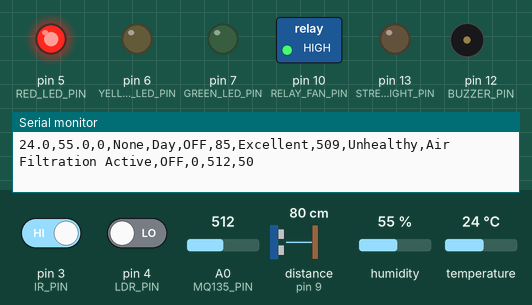
Simulated run of this sketch. Board: Arduino Uno, built with avr-gcc and run on an emulated ATmega328P. Parts: switched loads named in the sketch (green lamp = pin HIGH), output pins drawn as LEDs (lit = HIGH), buzzer (waves = sounding, pin HIGH), the last lines printed to the serial monitor. Wiring (inferred from the names in the program): ultrasonic range finder: trigger pin 8; echo pin 9. Inputs (shaded band) come from the test bench; at power-on: distance to the obstacle (sensor on pin 9) 80 cm, pin 4 (LDR_PIN) LOW, A0 (MQ135_PIN) = 512, humidity 55 %, pin 3 (IR_PIN) HIGH, temperature 24 °C. The echo pulse lasts 58.3 µs per cm; pins used as bus, display or sensor lines are not drawn.

Above: at 2.8 s.
2.9 s: distance to the obstacle (sensor on pin 9) set to 4 cm
At 3.8 s:
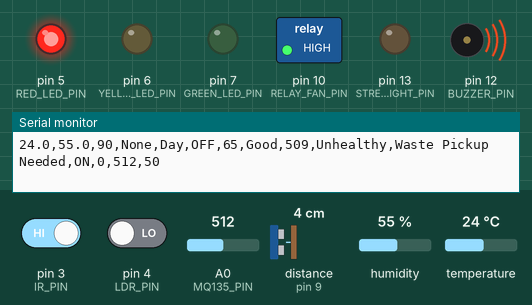
10.8 s: pin 4 (LDR_PIN) driven HIGH
At 13.1 s:
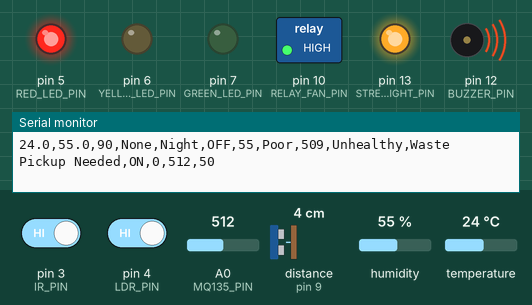
13.5 s: A0 (MQ135_PIN) set to 591
21.4 s: A0 (MQ135_PIN) set to 608
At 22.8 s:
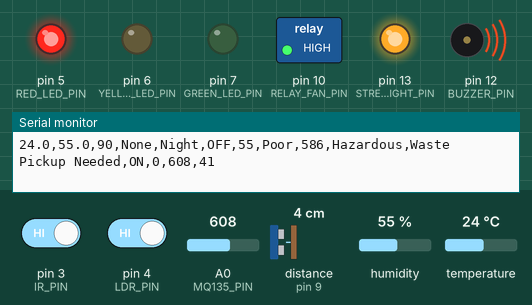
24.5 s: humidity set to 68 %
Timing chart, 0 to 59.5 s (numbered marks = the images above; inputs shaded):
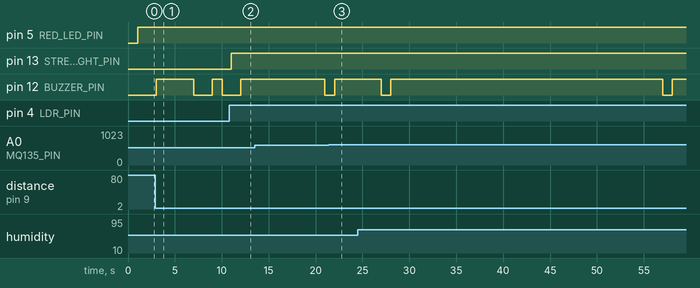

The sketch:

Paryavaran_AI.ino
```cpp
/*
 * Paryavaran AI - Firmware (Arduino UNO)
 * Author: Aditya Kumar Mohanani
 * Hardware: Arduino UNO, DHT11, HC-SR04, MQ135, IR Sensor, LDR Module,
 *           Traffic Light Module, Relay Module, DC Fan, Active Buzzer.
 */

#include "DHT.h"

#define DHTPIN 2
#define DHTTYPE DHT11
#define IR_PIN 3
#define LDR_PIN 4

#define RED_LED_PIN 5
#define YELLOW_LED_PIN 6
#define GREEN_LED_PIN 7

#define TRIG_PIN 8
#define ECHO_PIN 9

#define RELAY_FAN_PIN 10
#define BUZZER_PIN 12
#define STREET_LIGHT_PIN 13
#define MQ135_PIN A0

#define DUSTBIN_DEPTH_CM 20.0
#define DUSTBIN_MIN_CM 2.0

DHT dht(DHTPIN, DHTTYPE);
unsigned long previousMillis = 0;
const long interval = 1000;

void setup() {
  Serial.begin(9600);
  dht.begin();

  pinMode(IR_PIN, INPUT);
  pinMode(LDR_PIN, INPUT);

  pinMode(RED_LED_PIN, OUTPUT);
  pinMode(YELLOW_LED_PIN, OUTPUT);
  pinMode(GREEN_LED_PIN, OUTPUT);

  pinMode(TRIG_PIN, OUTPUT);
  pinMode(ECHO_PIN, INPUT);

  pinMode(RELAY_FAN_PIN, OUTPUT);
  pinMode(BUZZER_PIN, OUTPUT);
  pinMode(STREET_LIGHT_PIN, OUTPUT);

  digitalWrite(RELAY_FAN_PIN, HIGH); // OFF for Active-LOW Relay
  digitalWrite(RED_LED_PIN, LOW);
  digitalWrite(YELLOW_LED_PIN, LOW);
  digitalWrite(GREEN_LED_PIN, LOW);
  digitalWrite(BUZZER_PIN, LOW);
  digitalWrite(STREET_LIGHT_PIN, LOW);
}

void loop() {
  unsigned long currentMillis = millis();

  if (currentMillis - previousMillis >= interval) {
    previousMillis = currentMillis;

    // 1. Environmental Sensors
    float tempC = dht.readTemperature();
    float humidity = dht.readHumidity();
    if (isnan(tempC)) tempC = 25.0;
    if (isnan(humidity)) humidity = 50.0;

    // 2. Ultrasonic Dustbin Sensor
    digitalWrite(TRIG_PIN, LOW);
    delayMicroseconds(2);
    digitalWrite(TRIG_PIN, HIGH);
    delayMicroseconds(10);
    digitalWrite(TRIG_PIN, LOW);

    long duration = pulseIn(ECHO_PIN, HIGH, 30000);
    float distanceCm = (duration == 0) ? DUSTBIN_DEPTH_CM : (duration * 0.0343 / 2.0);
    if (distanceCm > DUSTBIN_DEPTH_CM) distanceCm = DUSTBIN_DEPTH_CM;
    if (distanceCm < DUSTBIN_MIN_CM) distanceCm = DUSTBIN_MIN_CM;

    int dustbinPercent = (int)(((DUSTBIN_DEPTH_CM - distanceCm) / (DUSTBIN_DEPTH_CM - DUSTBIN_MIN_CM)) * 100.0);
    dustbinPercent = constrain(dustbinPercent, 0, 100);

    // 3. Occupancy & Light Sensors
    bool passengerDetected = (digitalRead(IR_PIN) == LOW);
    bool isNight = (digitalRead(LDR_PIN) == HIGH);
    digitalWrite(STREET_LIGHT_PIN, isNight ? HIGH : LOW);

    // 4. MQ135 Air Quality Sensor
    int mqRaw = analogRead(MQ135_PIN);
    int approxPPM = (int)(mqRaw * 0.8 + 100);
    int airQualityPercent = map(mqRaw, 0, 1023, 100, 0);
    airQualityPercent = constrain(airQualityPercent, 0, 100);

    String airStatus = "Fresh";
    if (mqRaw > 600) airStatus = "Hazardous";
    else if (mqRaw > 400) airStatus = "Unhealthy";
    else if (mqRaw > 250) airStatus = "Moderate";

    // 5. Smart Actuation Logic
    bool fanState = (tempC > 30.0 && passengerDetected);
    digitalWrite(RELAY_FAN_PIN, fanState ? LOW : HIGH); // Active-LOW Relay

    // 6. TriLogic Decision Framework (-1: ALERT, 0: BALANCED, +1: ECO)
    int triLogicState = 1;
    if (dustbinPercent >= 80 || mqRaw > 500 || tempC > 38.0) {
      triLogicState = -1; // ALERT Mode
    } else if (dustbinPercent >= 50 || mqRaw > 300 || tempC > 30.0) {
      triLogicState = 0;  // BALANCED Mode
    } else {
      triLogicState = 1;  // ECO Mode
    }

    // Physical Feedback via Traffic Light & Buzzer
    bool buzzerState = (dustbinPercent >= 90);
    digitalWrite(BUZZER_PIN, buzzerState ? HIGH : LOW);

    if (triLogicState == -1) {
      digitalWrite(RED_LED_PIN, HIGH);
      digitalWrite(YELLOW_LED_PIN, LOW);
      digitalWrite(GREEN_LED_PIN, LOW);
    } else if (triLogicState == 0) {
      digitalWrite(RED_LED_PIN, LOW);
      digitalWrite(YELLOW_LED_PIN, HIGH);
      digitalWrite(GREEN_LED_PIN, LOW);
    } else {
      digitalWrite(RED_LED_PIN, LOW);
      digitalWrite(YELLOW_LED_PIN, LOW);
      digitalWrite(GREEN_LED_PIN, HIGH);
    }

    // 7. Dynamic Green AI Score
    int greenScore = 100;
    if (tempC > 30.0) greenScore -= 15;
    if (dustbinPercent > 80) greenScore -= 20;
    if (airStatus != "Fresh") greenScore -= 15;
    if (isNight && !passengerDetected) greenScore -= 10;
    if (fanState && !passengerDetected) greenScore -= 15;
    greenScore = constrain(greenScore, 0, 100);

    String greenStatus = (greenScore >= 85) ? "Excellent" : ((greenScore >= 65) ? "Good" : "Poor");

    // Recommendations
    String recommendation = "System Optimal";
    if (dustbinPercent >= 80) recommendation = "Waste Pickup Needed";
    else if (airStatus != "Fresh") recommendation = "Air Filtration Active";
    else if (fanState) recommendation = "Passenger Cooling Active";

    int highTempFlag = (tempC > 30.0) ? 1 : 0;

    // Transmit Serial Data Frame (Preserving exact existing schema)
    Serial.print(tempC, 1); Serial.print(",");
    Serial.print(humidity, 1); Serial.print(",");
    Serial.print(dustbinPercent); Serial.print(",");
    Serial.print(passengerDetected ? "Detected" : "None"); Serial.print(",");
    Serial.print(isNight ? "Night" : "Day"); Serial.print(",");
    Serial.print(fanState ? "ON" : "OFF"); Serial.print(",");
    Serial.print(greenScore); Serial.print(",");
    Serial.print(greenStatus); Serial.print(",");
    Serial.print(approxPPM); Serial.print(",");
    Serial.print(airStatus); Serial.print(",");
    Serial.print(recommendation); Serial.print(",");
    Serial.print(buzzerState ? "ON" : "OFF"); Serial.print(",");
    Serial.print(highTempFlag); Serial.print(",");
    Serial.print(mqRaw); Serial.print(",");
    Serial.println(airQualityPercent);
  }
}
```

Measured:
- after the input at 2.9 s, pin 12 (BUZZER_PIN): LOW → HIGH after 0.10 s, → LOW 4.0 s later, → HIGH 2.0 s later, → LOW 1.0 s later
- after the input at 10.8 s, pin 13 (STREET_LIGHT_PIN): LOW → HIGH after 0.20 s; pin 12 (BUZZER_PIN): goes on until 12.0 s, then stays HIGH
- after the input at 21.4 s, pin 12 (BUZZER_PIN): goes on until 22.0 s, then stays HIGH
